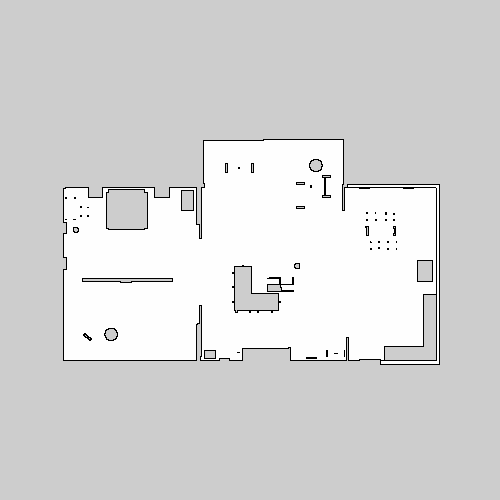
#> input picture src/llm_nav/maps/map.pgm, 500 x 500 px
$ python -i semantic_map.py   (imports and definitions only)
#> lines starting #> are read from the running program, lines starting #| are printed output that depends on the picture; after the words box and inside, x2 and y2 are one past the last pixel; in counts of white or black regions, pixels touching at a corner belong together
#> further down, picture is the input picture: shape (500, 500); min 0, max 254, mean 214.5
# llm_nav/semantic_map.py

import os
import numpy as np
import yaml
from nav_msgs.msg import OccupancyGrid
import cv2

def load_map(map_path):
    """
    Load the map from the .pgm file and .yaml metadata
    """
    map_yaml = map_path + ".yaml"
    with open(map_yaml, 'r') as f:
        map_info = yaml.safe_load(f)

    image_path = map_info['image']
    image_full_path = os.path.join(map_path, image_path)
    img = cv2.imread(image_full_path, cv2.IMREAD_GRAYSCALE)

    return img, map_info

def generate_room_from_map(img):
    """
    This is a simple method to detect rooms from the map image.
    It can be extended with more sophisticated room detection techniques.
    """
    room_list = []

    # Simple threshold to define free space and obstacles
    _, binary_map = cv2.threshold(img, 50, 255, cv2.THRESH_BINARY_INV)
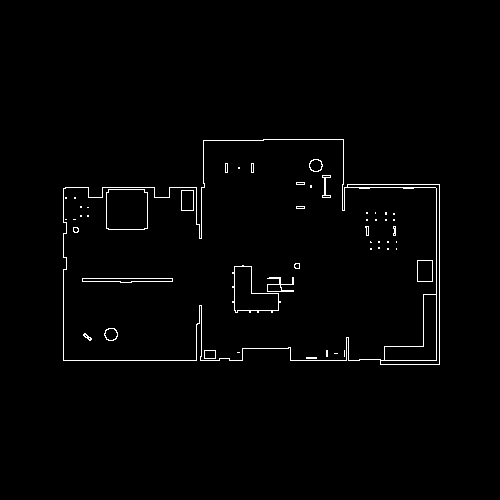
#> binary_map: shape (500, 500); 1.4% white in thin lines or dots, all inside (x1, y1, x2, y2) = (63, 139, 440, 365)

    # Use contours to detect rooms
    contours, _ = cv2.findContours(binary_map, cv2.RETR_EXTERNAL, cv2.CHAIN_APPROX_SIMPLE)
#> contours = 1 contour; box (x1, y1, x2, y2) and area: (63, 139, 440, 365) 70728

    for contour in contours:
        x, y, w, h = cv2.boundingRect(contour)
        room_list.append((x, y, w, h))
#> this loop made 1 pass
#> (x, y, w, h) on pass 1: (63, 139, 377, 226)
#> after the loop, room_list = [(63, 139, 377, 226)]

    return room_list

def get_semantic_map(map_path):
    """
    Given the path to the map files (.pgm + .yaml), returns the rooms (detected areas).
    """
    img, map_info = load_map(map_path)
    rooms = generate_room_from_map(img)

    return rooms

>>> import cv2
>>> picture = cv2.imread('../maps/map.pgm', cv2.IMREAD_GRAYSCALE)
>>> result = generate_room_from_map(picture)
#> result = [(63, 139, 377, 226)]
